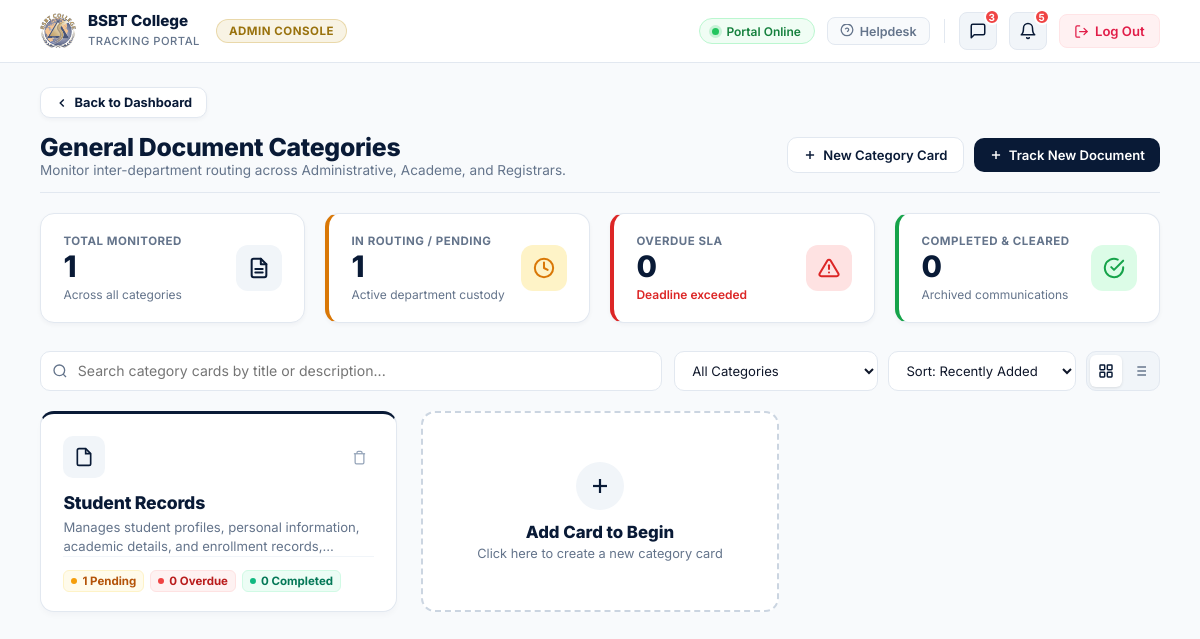
Screenshot of /General_Tracker/General_tracker.php (signed in) with the database file from the repository.
### tables this page shows
CREATE TABLE `categories` (
  `id` int(11) NOT NULL,
  `title` varchar(150) NOT NULL,
  `description` text DEFAULT NULL,
  `created_at` timestamp NOT NULL DEFAULT current_timestamp()
);

### General_Tracker/General_tracker.php (the view, shortened to what this page needs)
<?php
require_once '../tracker_db.php';
try {
    $tracker_pdo->exec("ALTER TABLE documents ADD COLUMN attachments TEXT NULL");
} catch (Exception $e) {}
try {
    $tracker_pdo->exec("ALTER TABLE audit_logs ADD COLUMN attachments TEXT NULL");
} catch (Exception $e) {}
$tracker_pdo->exec("UPDATE documents SET status = 'overdue' WHERE deadline < CURDATE() AND status != 'completed'");
$totalCount     = (int)$tracker_pdo->query("SELECT COUNT(*) FROM documents")->fetchColumn();
$pendingCount   = (int)$tracker_pdo->query("SELECT COUNT(*) FROM documents WHERE status = 'pending'")->fetchColumn();
$overdueCount   = (int)$tracker_pdo->query("SELECT COUNT(*) FROM documents WHERE status = 'overdue'")->fetchColumn();
$completedCount = (int)$tracker_pdo->query("SELECT COUNT(*) FROM documents WHERE status = 'completed'")->fetchColumn();
$categories = $tracker_pdo->query("
    SELECT c.*,
        COUNT(d.id) as total_docs,
        SUM(CASE WHEN d.status = 'pending' THEN 1 ELSE 0 END) as pending_docs,
        SUM(CASE WHEN d.status = 'overdue' THEN 1 ELSE 0 END) as overdue_docs,
        SUM(CASE WHEN d.status = 'completed' THEN 1 ELSE 0 END) as completed_docs
    FROM categories c
    LEFT JOIN documents d ON c.id = d.category_id
    GROUP BY c.id
    ORDER BY c.id DESC
")->fetchAll();
?>
<!DOCTYPE html>
<html lang="en">
<head>
</head>
<body>
    <header>
        <nav>
            <div class="nav-left">
                <a href="../Admin/admin.php" id="logo">
                    <img src="../images/logo.png" alt="BSBT Logo">
                    <div class="brand-text">
                        <h2>BSBT College</h2>
                        <span>Tracking Portal</span>
                    </div>
                </a>
                <span class="terminal-pill">Admin Console</span>
            </div>
            <div class="nav-actions">
                <div class="sys-status">
                    <span class="status-dot"></span>
                    <span>Portal Online</span>
                </div>
                <a href="#" class="nav-help-link" title="Contact Technical Support">
                    <svg width="14" height="14" viewBox="0 0 24 24" fill="none" stroke="currentColor" stroke-width="2.2"><circle cx="12" cy="10" r="10"></circle><path d="M9.09 9a3 3 0 0 1 5.83 1c0 2-3 3-3 3"></path><line x1="12" y1="17" x2="12.01" y2="17"></line></svg>
                    Helpdesk
                </a>
                <a href="#" class="nav-icon-btn" title="Messages">
                    <svg viewBox="0 0 24 24" stroke-linecap="round" stroke-linejoin="round">
                        <path d="M21 15a2 2 0 0 1-2 2H7l-4 4V5a2 2 0 0 1 2-2h14a2 2 0 0 1 2 2z"></path>
                    </svg>
                    <span class="badge-count">3</span>
                </a>
                <a href="#" class="nav-icon-btn" title="Notifications">
                    <svg viewBox="0 0 24 24" stroke-linecap="round" stroke-linejoin="round">
                        <path d="M18 8A6 6 0 0 0 6 8c0 7-3 9-3 9h18s-3-2-3-9"></path>
                        <path d="M13.73 21a2 2 0 0 1-3.46 0"></path>
                    </svg>
                    <span class="badge-count">5</span>
                </a>
                <a href="../logout.php" class="btn-logout" title="Log Out">
                    <svg viewBox="0 0 24 24" stroke-linecap="round" stroke-linejoin="round">
                        <path d="M9 21H5a2 2 0 0 1-2-2V5a2 2 0 0 1 2-2h4"></path>
                        <polyline points="16 17 21 12 16 7"></polyline>
                        <line x1="21" y1="12" x2="9" y2="12"></line>
                    </svg>
                    <span>Log Out</span>
                </a>
            </div>
        </nav>
    </header>
    <main>
        <div id="top-back-bar">
            <a href="../Admin/admin.php" class="btn-back-top" id="btnBackToDashboard">
                <svg width="14" height="14" viewBox="0 0 24 24" fill="none" stroke="currentColor" stroke-width="2.5"><polyline points="15 18 9 12 15 6"></polyline></svg>
                Back to Dashboard
            </a>
        </div>
        <div class="page-toolbar">
            <div class="page-toolbar-left">
                <h1 id="page-heading">General Document Categories</h1>
                <p id="page-subheading">Monitor inter-department routing across Administrative, Academe, and Registrars.</p>
            </div>
            <div class="page-toolbar-actions">
                <button type="button" class="btn-outline" onclick="openModal('categoryModal')">
                    <svg width="14" height="14" viewBox="0 0 24 24" fill="none" stroke="currentColor" stroke-width="2.5"><line x1="12" y1="5" x2="12" y2="19"></line><line x1="5" y1="12" x2="19" y2="12"></line></svg>
                    New Category Card
                </button>
                <button type="button" class="btn-primary" onclick="openDocModal()">
                    <svg width="14" height="14" viewBox="0 0 24 24" fill="none" stroke="currentColor" stroke-width="2.5"><line x1="12" y1="5" x2="12" y2="19"></line><line x1="5" y1="12" x2="19" y2="12"></line></svg>
                    Track New Document
                </button>
            </div>
        </div>
        <div class="stats-overview">
            <div class="stat-card card-total">
                <div class="stat-card-left">
                    <span class="stat-label">Total Monitored</span>
                    <h2 class="stat-number"><?php echo $totalCount; ?></h2>
                    <small class="stat-subtext">Across all categories</small>
                </div>
                <div class="stat-card-icon">
                </div>
            </div>
            <div class="stat-card card-pending">
                <div class="stat-card-left">
                    <span class="stat-label">In Routing / Pending</span>
                    <h2 class="stat-number"><?php echo $pendingCount; ?></h2>
                    <small class="stat-subtext">Active department custody</small>
                </div>
                <div class="stat-card-icon">
                    <svg viewBox="0 0 24 24" fill="none" stroke="currentColor" stroke-width="2" stroke-linecap="round" stroke-linejoin="round">
                        <circle cx="12" cy="12" r="10"></circle>
                        <polyline points="12 6 12 12 16 14"></polyline>
                    </svg>
                </div>
            </div>
            <div class="stat-card card-overdue">
                <div class="stat-card-left">
                    <span class="stat-label">Overdue SLA</span>
                    <h2 class="stat-number"><?php echo $overdueCount; ?></h2>
                    <small class="stat-subtext" style="color: var(--status-overdue); font-weight: 600;">Deadline exceeded</small>
                </div>
                <div class="stat-card-icon">
                </div>
            </div>
            <div class="stat-card card-completed">
                <div class="stat-card-left">
                    <span class="stat-label">Completed & Cleared</span>
                    <h2 class="stat-number"><?php echo $completedCount; ?></h2>
                    <small class="stat-subtext">Archived communications</small>
                </div>
                <div class="stat-card-icon">
                    <svg viewBox="0 0 24 24" fill="none" stroke="currentColor" stroke-width="2" stroke-linecap="round" stroke-linejoin="round">
                        <path d="M22 11.08V12a10 10 0 1 1-5.93-9.14"></path>
                        <polyline points="22 4 12 14.01 9 11.01"></polyline>
                    </svg>
                </div>
            </div>
        </div>
        <section id="categories-view">
            <div class="category-main-toolbar">
                <div class="category-search-box">
                    <input type="text" id="categorySearchInput" placeholder="Search category cards by title or description..." oninput="applyCategoryFilters()">
                </div>
                <div class="category-toolbar-right">
                    <select id="categoryFilterSelect" class="cat-select-filter" onchange="applyCategoryFilters()">
                        <option value="all">All Categories</option>
                    </select>
                    <select id="categorySortSelect" class="cat-select-filter" onchange="applyCategoryFilters()">
                        <option value="newest">Sort: Recently Added</option>
                    </select>
                    <div class="view-mode-toggle">
                        <button type="button" class="view-toggle-btn active" id="btnViewGrid" onclick="setCategoryViewMode('grid')" title="Grid View">
                            <svg viewBox="0 0 24 24" fill="none" stroke="currentColor"><rect x="3" y="3" width="7" height="7" rx="1"></rect><rect x="14" y="3" width="7" height="7" rx="1"></rect><rect x="14" y="14" width="7" height="7" rx="1"></rect><rect x="3" y="14" width="7" height="7" rx="1"></rect></svg>
                        </button>
                        <button type="button" class="view-toggle-btn" id="btnViewList" onclick="setCategoryViewMode('list')" title="List View">
                        </button>
                    </div>
                </div>
            </div>
            <div class="categories-container mode-grid" id="categoriesContainer">
                <?php foreach ($categories as $cat): ?>
                    <div class="category-card"
                        data-title="<?php echo strtolower(htmlspecialchars($cat['title'])); ?>"
                        data-desc="<?php echo strtolower(htmlspecialchars($cat['description'])); ?>"
                        data-pending="<?php echo (int)$cat['pending_docs']; ?>"
                        data-overdue="<?php echo (int)$cat['overdue_docs']; ?>"
                        data-total-docs="<?php echo (int)$cat['total_docs']; ?>"
                        data-id="<?php echo $cat['id']; ?>"
                        onclick="openCategoryTable('<?php echo htmlspecialchars($cat['title'], ENT_QUOTES); ?>', <?php echo $cat['id']; ?>)">
                        <div class="card-head">
                            <div class="card-icon-wrap">
                                <svg viewBox="0 0 24 24" fill="none" stroke="currentColor"><path d="M14 2H6a2 2 0 0 0-2 2v16a2 2 0 0 0 2 2h12a2 2 0 0 0 2-2V8z"></path><polyline points="14 2 14 8 20 8"></polyline></svg>
                            </div>
                            <form method="POST" style="display:inline;" onsubmit="return confirm('Delete this category card and all its documents?');">
                                <button type="submit" class="btn-card-del" title="Delete Category Card" onclick="event.stopPropagation();">
                                    <svg width="15" height="15" viewBox="0 0 24 24" fill="none" stroke="currentColor" stroke-width="2"><polyline points="3 6 5 6 21 6"></polyline><path d="M19 6v14a2 2 0 0 1-2 2H7a2 2 0 0 1-2-2V6m3 0V4a2 2 0 0 1 2-2h4a2 2 0 0 1 2 2v2"></path></svg>
                                </button>
                            </form>
                        </div>
                        <div class="card-body-content">
                            <h3><?php echo htmlspecialchars($cat['title']); ?></h3>
                            <p><?php echo htmlspecialchars($cat['description']); ?></p>
                        </div>
                        <div class="card-footer-metrics">
                            <span class="metric-pill pill-pending"><span class="m-dot"></span><?php echo (int)$cat['pending_docs']; ?> Pending</span>
                            <span class="metric-pill pill-overdue"><span class="m-dot"></span><?php echo (int)$cat['overdue_docs']; ?> Overdue</span>
                            <span class="metric-pill pill-completed"><span class="m-dot"></span><?php echo (int)$cat['completed_docs']; ?> Completed</span>
                        </div>
                    </div>
                <?php endforeach; ?>
                <div class="add-card-starter" id="addCardStarter" onclick="openModal('categoryModal')">
                    <div class="add-icon-circle">
                        <svg viewBox="0 0 24 24" fill="none" stroke="currentColor"><line x1="12" y1="5" x2="12" y2="19"></line><line x1="5" y1="12" x2="19" y2="12"></line></svg>
                    </div>
                    <div>
                        <h3>Add Card to Begin</h3>
                        <p>Click here to create a new category card</p>
                    </div>
                </div>
            </div>
        </section>
    </main>
</body>
</html>

### rows the page displays
categories: title "Student Records", description "Manages student profiles, personal information, academic details, and enrollment…", pending_docs "1", overdue_docs "0", completed_docs "0"

### other values shown
$totalCount "1"
$pendingCount "1"
$overdueCount "0"
$completedCount "0"
